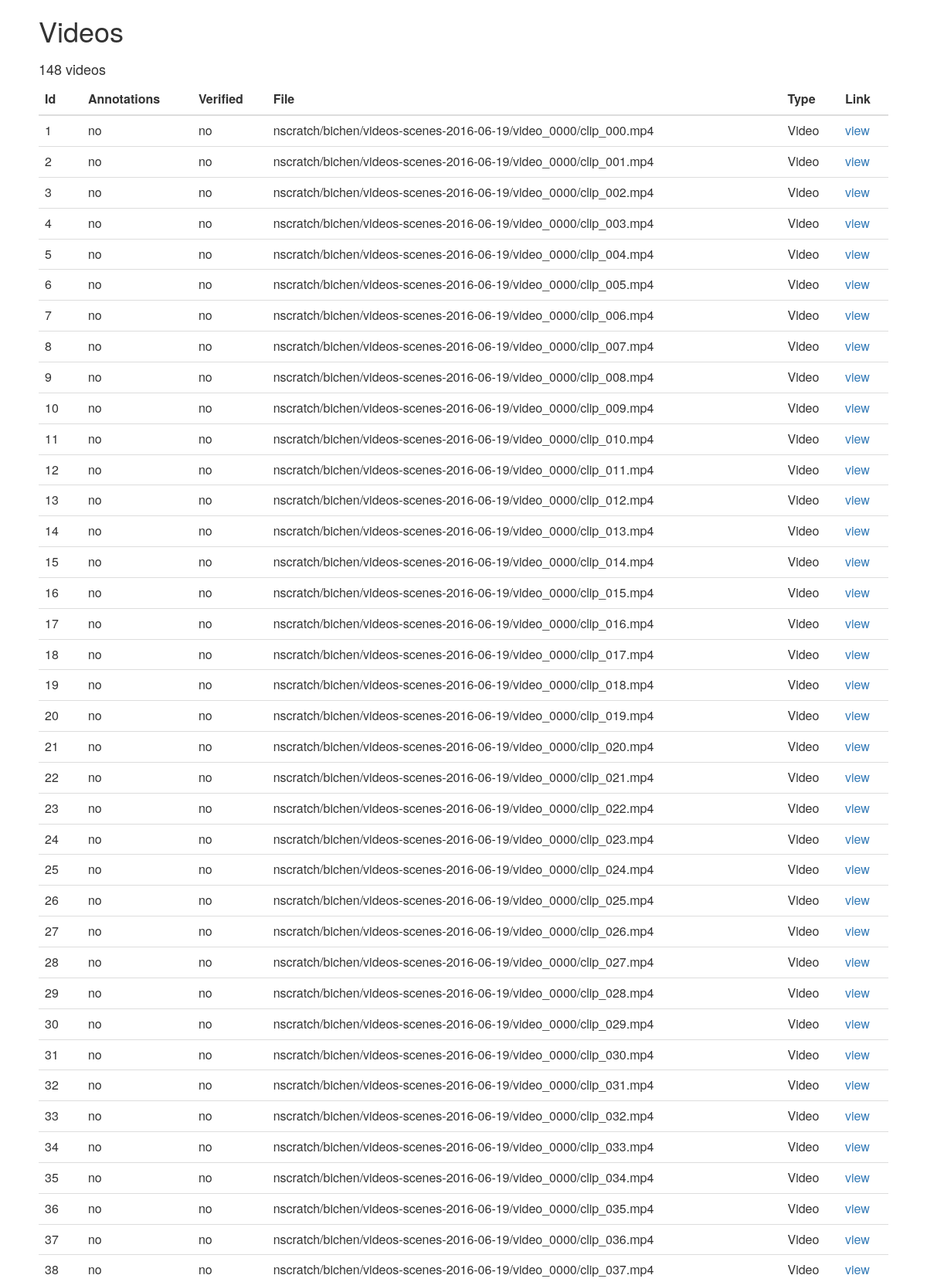
The page / (upper part) on the database its author committed.
### annotator/models.py (models this page shows, shortened)
class Video(models.Model):
    annotation = models.TextField(blank=True,
        help_text="A JSON blob containing all user annotation sent from client.")
    source = models.CharField(max_length=1048, blank=True,
        help_text=("Name of video source or type, for easier grouping/searching of videos."
            "This field is not used by BeaverDam and only facilitates querying on videos by type."))
    filename = models.CharField(max_length=100, blank=True,
        help_text=("Name of the video file."
            "The video should be publically accessible by at <host><filename>."))
    image_list = models.TextField(blank=True,
        help_text=("List of filenames of images to be used as video frames, in JSON format."
            "When present, image list is assumed and <filename> is ignored."))
    host = models.CharField(max_length=1048, blank=True,
        help_text="Path to prepend to filenames to form the url for this video or the images in `image_list`.")
    verified = models.BooleanField(default=False, help_text="Verified as correct by expert.")
    rejected = models.BooleanField(default=False, help_text="Rejected by expert.")
    @property
    def url(self):
        if self.image_list:
            return 'Image List'
        elif finders.find('videos/{}.mp4'.format(self.id)):
            return '/static/videos/{}.mp4'.format(self.id)
        elif self.filename and self.host:
            return self.host + self.filename
        else:
            raise Exception('Video {0} does not have a filename, host or image_list. Possible fixes: \n1) Place {0}.mp4 into static/videos to serve locally. \n2) Update the filename & host fields of the Video with id={0}'.format(self.id)) + self.filename

### annotator/views.py (the view)
# urls.py: url(r'^$', home),
def home(request):
    need_annotating = Video.objects.filter(id__gt=0, verified=False)
    return render(request, 'video_list.html', context={
        'videos': need_annotating,
        'thumbnail': True,
        'test': settings.AWS_ID,
        'title': 'Videos'
    })

### annotator/templates/video_list.html
{% extends "base.html" %}
{% block head %}
  <link rel="stylesheet" type="text/css" href="/static/app.css"/>
{% endblock %}
{% block body %}
<div class="video-list">
  <h1>{{title}}</h1>
  <h3>{{videos|length}} videos</h3>
  <table class="table table-hover" style="width:100%; margin: 0 auto;">
    <thead>
      <tr>
        <th>Id</th>
        <th>Annotations</th>
        <th>Verified</th>
        <th>File</th>
        <th>Type</th>
        <th>Link</th>
      </tr>
    </thead>
    <tbody>
      {% for video in videos %}
      <tr>
        <td>{{ video.id }}</td>
        <td>{{ video.annotation|yesno }}</td>
        <td>{{ video.verified|yesno }}</td>
        <td>{{ video.filename }}</td>
        {% if video.image_list %}
          <td>Sequence</td>
        {% else %}
          <td>Video</td>
        {% endif %}
        <td><a href="{% url "video" video.id %}">view</a></td>
      </tr>
      {% endfor %}
    </tbody>
  </table>
</div>
{% endblock %}

### annotator/templates/base.html (shortened to what this page needs)
<html>
  <head>
    <link href="/static/vendor/bootstrap/css/bootstrap.css" rel="stylesheet">
    {% block head %}{% endblock %}
  </head>
  <body>
    {% block body %}{% endblock %}
  </body>
</html>

### annotator/static/app.css (style rules this page uses)
.video-list { padding: 0 50px 25px 50px; }
.video-list h3 { font-weight: 300; font-size: 18px; }

### rows shown on the page
Video: id "1", annotation "no", verified "no", filename "nscratch/bichen/videos-scenes-2016-06-19/video_0000/clip_000.mp4", image_list "Video"
Video: id "2", annotation "no", verified "no", filename "nscratch/bichen/videos-scenes-2016-06-19/video_0000/clip_001.mp4", image_list "Video"
Video: id "3", annotation "no", verified "no", filename "nscratch/bichen/videos-scenes-2016-06-19/video_0000/clip_002.mp4", image_list "Video"
Video: id "4", annotation "no", verified "no", filename "nscratch/bichen/videos-scenes-2016-06-19/video_0000/clip_003.mp4", image_list "Video"
Video: id "5", annotation "no", verified "no", filename "nscratch/bichen/videos-scenes-2016-06-19/video_0000/clip_004.mp4", image_list "Video"
Video: id "6", annotation "no", verified "no", filename "nscratch/bichen/videos-scenes-2016-06-19/video_0000/clip_005.mp4", image_list "Video"
Video: id "7", annotation "no", verified "no", filename "nscratch/bichen/videos-scenes-2016-06-19/video_0000/clip_006.mp4", image_list "Video"
Video: id "8", annotation "no", verified "no", filename "nscratch/bichen/videos-scenes-2016-06-19/video_0000/clip_007.mp4", image_list "Video"
Video: id "9", annotation "no", verified "no", filename "nscratch/bichen/videos-scenes-2016-06-19/video_0000/clip_008.mp4", image_list "Video"
Video: id "10", annotation "no", verified "no", filename "nscratch/bichen/videos-scenes-2016-06-19/video_0000/clip_009.mp4", image_list "Video"
Video: id "11", annotation "no", verified "no", filename "nscratch/bichen/videos-scenes-2016-06-19/video_0000/clip_010.mp4", image_list "Video"
Video: id "12", annotation "no", verified "no", filename "nscratch/bichen/videos-scenes-2016-06-19/video_0000/clip_011.mp4", image_list "Video"
Video: id "13", annotation "no", verified "no", filename "nscratch/bichen/videos-scenes-2016-06-19/video_0000/clip_012.mp4", image_list "Video"
Video: id "14", annotation "no", verified "no", filename "nscratch/bichen/videos-scenes-2016-06-19/video_0000/clip_013.mp4", image_list "Video"
Video: id "15", annotation "no", verified "no", filename "nscratch/bichen/videos-scenes-2016-06-19/video_0000/clip_014.mp4", image_list "Video"
Video: id "16", annotation "no", verified "no", filename "nscratch/bichen/videos-scenes-2016-06-19/video_0000/clip_015.mp4", image_list "Video"
Video: id "17", annotation "no", verified "no", filename "nscratch/bichen/videos-scenes-2016-06-19/video_0000/clip_016.mp4", image_list "Video"
Video: id "18", annotation "no", verified "no", filename "nscratch/bichen/videos-scenes-2016-06-19/video_0000/clip_017.mp4", image_list "Video"
Video: id "19", annotation "no", verified "no", filename "nscratch/bichen/videos-scenes-2016-06-19/video_0000/clip_018.mp4", image_list "Video"
Video: id "20", annotation "no", verified "no", filename "nscratch/bichen/videos-scenes-2016-06-19/video_0000/clip_019.mp4", image_list "Video"
Video: id "21", annotation "no", verified "no", filename "nscratch/bichen/videos-scenes-2016-06-19/video_0000/clip_020.mp4", image_list "Video"
Video: id "22", annotation "no", verified "no", filename "nscratch/bichen/videos-scenes-2016-06-19/video_0000/clip_021.mp4", image_list "Video"
Video: id "23", annotation "no", verified "no", filename "nscratch/bichen/videos-scenes-2016-06-19/video_0000/clip_022.mp4", image_list "Video"
Video: id "24", annotation "no", verified "no", filename "nscratch/bichen/videos-scenes-2016-06-19/video_0000/clip_023.mp4", image_list "Video"
Video: id "25", annotation "no", verified "no", filename "nscratch/bichen/videos-scenes-2016-06-19/video_0000/clip_024.mp4", image_list "Video"
Video: id "26", annotation "no", verified "no", filename "nscratch/bichen/videos-scenes-2016-06-19/video_0000/clip_025.mp4", image_list "Video"
Video: id "27", annotation "no", verified "no", filename "nscratch/bichen/videos-scenes-2016-06-19/video_0000/clip_026.mp4", image_list "Video"
Video: id "28", annotation "no", verified "no", filename "nscratch/bichen/videos-scenes-2016-06-19/video_0000/clip_027.mp4", image_list "Video"
Video: id "29", annotation "no", verified "no", filename "nscratch/bichen/videos-scenes-2016-06-19/video_0000/clip_028.mp4", image_list "Video"
Video: id "30", annotation "no", verified "no", filename "nscratch/bichen/videos-scenes-2016-06-19/video_0000/clip_029.mp4", image_list "Video"
Video: id "31", annotation "no", verified "no", filename "nscratch/bichen/videos-scenes-2016-06-19/video_0000/clip_030.mp4", image_list "Video"
Video: id "32", annotation "no", verified "no", filename "nscratch/bichen/videos-scenes-2016-06-19/video_0000/clip_031.mp4", image_list "Video"
Video: id "33", annotation "no", verified "no", filename "nscratch/bichen/videos-scenes-2016-06-19/video_0000/clip_032.mp4", image_list "Video"
Video: id "34", annotation "no", verified "no", filename "nscratch/bichen/videos-scenes-2016-06-19/video_0000/clip_033.mp4", image_list "Video"
Video: id "35", annotation "no", verified "no", filename "nscratch/bichen/videos-scenes-2016-06-19/video_0000/clip_034.mp4", image_list "Video"
Video: id "36", annotation "no", verified "no", filename "nscratch/bichen/videos-scenes-2016-06-19/video_0000/clip_035.mp4", image_list "Video"
Video: id "37", annotation "no", verified "no", filename "nscratch/bichen/videos-scenes-2016-06-19/video_0000/clip_036.mp4", image_list "Video"
Video: id "38", annotation "no", verified "no", filename "nscratch/bichen/videos-scenes-2016-06-19/video_0000/clip_037.mp4", image_list "Video"

### other values the page prints
{{ title }} "Videos"
{{ videos|length }} "148"
